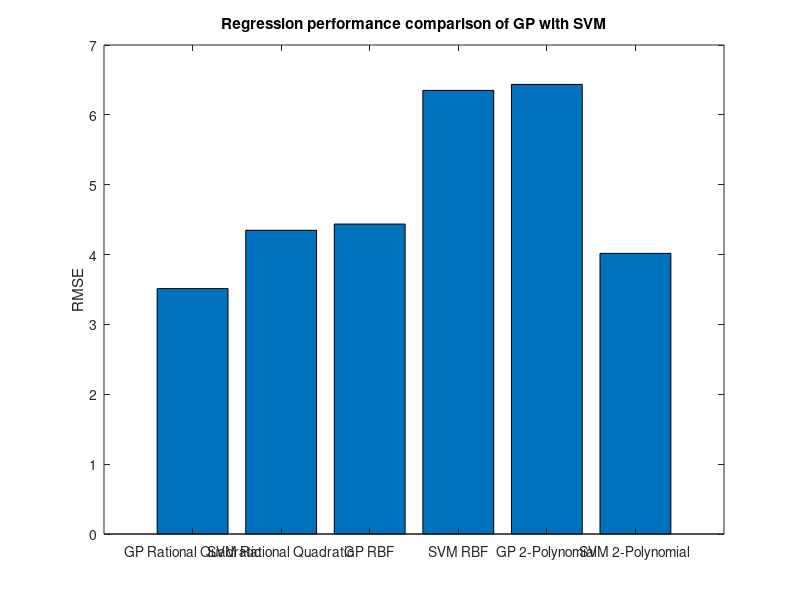

Write the MATLAB code that produced this figure.
% generate figure for boston results
% collected these one-by-one
val = [3.513,4.348,4.437,6.35,6.436,4.017];
name = {'GP Rational Quadratic';'SVM Rational Quadratic';
    'GP RBF';'SVM RBF';'GP 2-Polynomial';'SVM 2-Polynomial'};
bar(val)
set(gca, 'XTickLabel', name)  
xtickangle(45)
ylabel('RMSE')
title('Regression performance comparison of GP with SVM')
